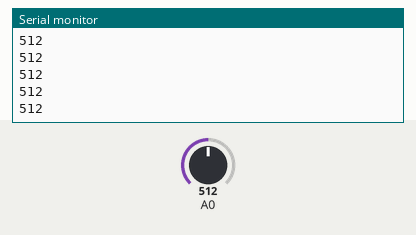
This sketch was run on a simulated Arduino Uno, built with avr-gcc and run on an emulated ATmega328P. On the bench: the last lines printed to the serial monitor. Inputs (shaded band) come from the test bench; at power-on: A0 = 512.

Above: at 1.2 s.
1.3 s: A0 set to 716
At 2.4 s:
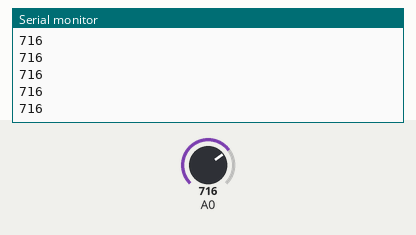
2.8 s: A0 set to 900
At 3.9 s:
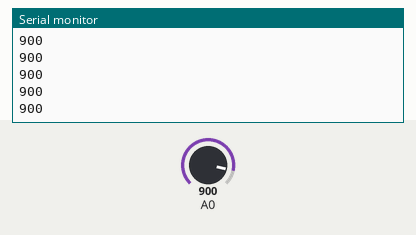
Timing chart, 0 to 5.8 s (numbered marks = the images above; inputs shaded):
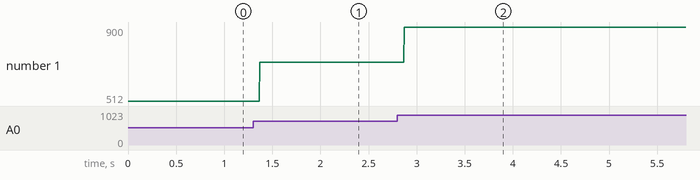

Measured:
- after the input at 1.3 s, the serial monitor: prints a new line after 0.07 s (image 1)
- after the input at 2.8 s, the serial monitor: prints a new line after 0.07 s (image 2)
- plotted number 1: 512 → 716 after the input at 1.3 s, 716 → 900 after the input at 2.8 s

The sketch:

Lab4_1.ino
```cpp
#include<avr/io.h>
#include<avr/interrupt.h>
void adc_init(){
  ADMUX=(1<<REFS0);
  ADCSRA=(1<<ADPS0)|(1<<ADPS1)|(1<<ADPS2)|(1<<ADEN);
}
uint16_t convert(uint8_t ch){
  ch&=0b00000111;
  ADMUX = (ADMUX & 0xF8)|ch;
  ADCSRA |= (1<<ADSC);
  while(ADCSRA & (1<<ADSC));
  return (ADC);
}
void setup() {
  // put your setup code here, to run once:
  Serial.begin(9600);
  adc_init();
}

void loop() {
  // put your main code here, to run repeatedly:
 uint16_t  value=convert(0);
   Serial.println(value);
}
```
